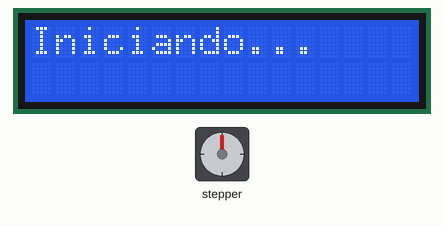
This sketch was run on a simulated Arduino Uno, built with avr-gcc and run on an emulated ATmega328P. Parts: 16×2 character LCD, stepper motor. Stepper angles assume 2048 steps per turn.

Above: at 0.1 s.
At 2.22 s:
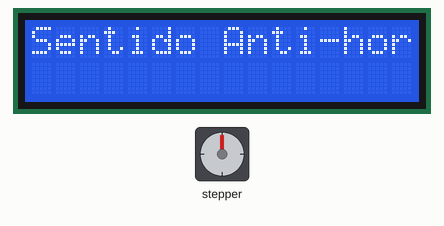
At 20.79 s:
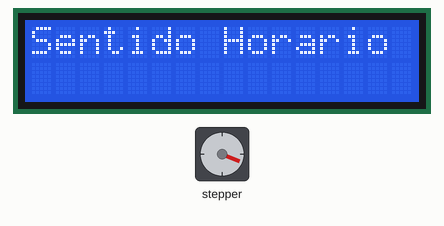
At 39.38 s:
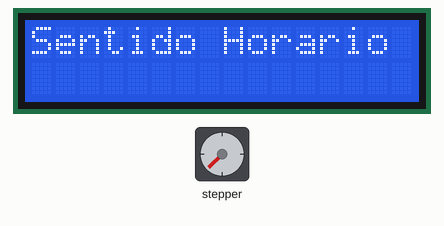
Timing chart, 0 to 40.0 s (numbered marks = the images above):
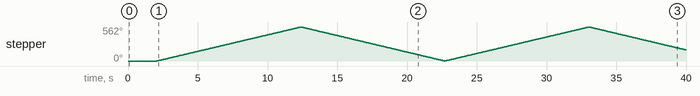

The sketch:

stepperLCD.ino
```cpp
#include <Stepper.h>
#include <LiquidCrystal.h>

LiquidCrystal lcd(12,11,10,9,8,7);

int stepsPerRevolution = 64;
int leitura;

Stepper myStepper(stepsPerRevolution, 2,4,3,5);                           // Como o motor exige uma corrente mais alta que a fornecida pelo microcontrolador, faz-se necessário o uso do driver.
                                                                              // Angulo do passo : 5,625 graus => 64 passos/volta (360/64=5,625)
void setup(){
  myStepper.setSpeed(300);
  Serial.begin(9600);
  lcd.begin(16,2);
  lcd.print("Iniciando...");
  delay(2000);
  lcd.clear();
}
void loop(){
   for(int i = 0; i < 50; i++){
          lcd.setCursor(0,0);
          //lcd.autoscroll();    -> a mensagem não cabe no lcd, mas isso está bugando o lcd. usar delay?
          lcd.print("Sentido Anti-horário");
          myStepper.step(stepsPerRevolution);
          lcd.clear();
  }
  for(int i = 0; i <50; i++){
          lcd.setCursor(0,0);
          lcd.print("Sentido Horario");
          myStepper.step(-stepsPerRevolution);
          lcd.clear();
  }
}
```

Measured:
- by itself, stepper: turns 562° clockwise in 10.3 s, then 562° counter-clockwise in 10.3 s, then 562° clockwise in 10.3 s, then 379° counter-clockwise in 6.9 s
